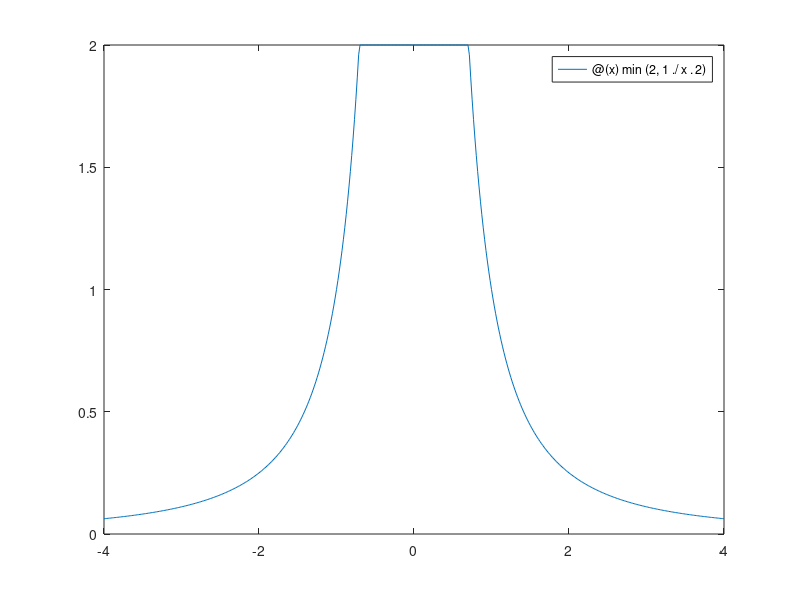

Reproduce this figure in MATLAB. (Note: this script raises an error after producing the figure.)
%%1a
f = @(x) min(2,1./x.^2);
figure(1)
fplot(f,[-4,4])
%%1b1
z = @(x,y) min(2,1./(x.^2+y.^2))
figure(2)
fsurf(z,[-4,4])
%%1b2
% r = 4
% z = @(phi) min(2,1./((4*cos(phi)).^2+(-4*sin(phi)).^2))
% figure(3)
% fsurf(z,[0,2*pi])
